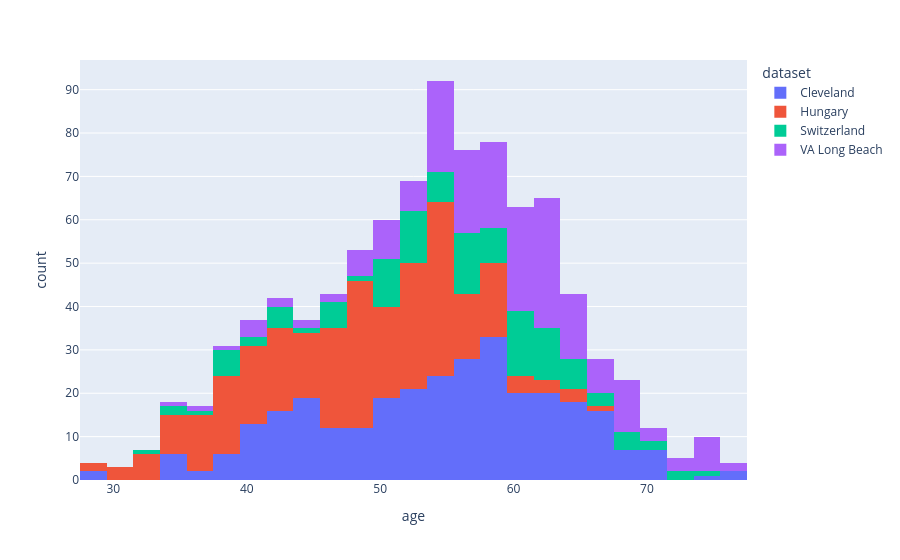

Write notebook code for a chart like this one.
### Code cell
# make a plot of age column by plotly and coloring this by daa set column
fig = px.histogram(df, x='age', color = 'dataset')
fig.show()

# print the mean median and mode of age column grouping by dataset column
df.groupby('dataset')['age'].agg(['mean', 'median', lambda x: x.mode()[0]]).rename(columns={'<lambda_0>': 'mode'})

### Figure 1 — Plotly figure (JSON) as saved in the notebook; plotly's stock layout.template omitted (floating-point values rounded to 4 significant figures; data arrays with more than 128 entries replaced by an {"elided": "..."} marker saying what was removed)
{"data": [{"bingroup": "x", "hovertemplate": "dataset=Cleveland<br>age=%{x}<br>count=%{y}<extra></extra>", "legendgroup": "Cleveland", "marker": {"color": "#636efa", "pattern": {"shape": ""}}, "name": "Cleveland", "orientation": "v", "showlegend": true, "type": "histogram", "x": {"elided": "304 int values"}, "xaxis": "x", "yaxis": "y"}, {"bingroup": "x", "hovertemplate": "dataset=Hungary<br>age=%{x}<br>count=%{y}<extra></extra>", "legendgroup": "Hungary", "marker": {"color": "#EF553B", "pattern": {"shape": ""}}, "name": "Hungary", "orientation": "v", "showlegend": true, "type": "histogram", "x": {"elided": "293 int values"}, "xaxis": "x", "yaxis": "y"}, {"bingroup": "x", "hovertemplate": "dataset=Switzerland<br>age=%{x}<br>count=%{y}<extra></extra>", "legendgroup": "Switzerland", "marker": {"color": "#00cc96", "pattern": {"shape": ""}}, "name": "Switzerland", "orientation": "v", "showlegend": true, "type": "histogram", "x": [32, 34, 35, 36, 38, 38, 38, 38, 38, 38, 40, 41, 42, 42, 43, 43, 43, 45, 46, 46, 47, 47, 47, 47, 48, 50, 50, 50, 50, 51, 51, 51, 51, 51, 51, 51, 52, 52, 52, 52, 53, 53, 53, 53, 53, 53, 53, 53, 54, 54, 54, 55, 55, 55, 55, 56, 56, 56, 56, 56, 56, 56, 56, 57, 57, 57, 57, 57, 57, 58, 58, 58, 59, 59, 59, 59, 59, 60, 60, 60, 60, 60, 60, 61, 61, 61, 61, 61, 61, 61, 61, 61, 62, 62, 62, 62, 62, 62, 62, 63, 63, 63, 63, 63, 64, 64, 64, 65, 65, 65, 65, 66, 66, 67, 68, 68, 69, 69, 70, 70, 72, 73, 74], "xaxis": "x", "yaxis": "y"}, {"bingroup": "x", "hovertemplate": "dataset=VA Long Beach<br>age=%{x}<br>count=%{y}<extra></extra>", "legendgroup": "VA Long Beach", "marker": {"color": "#ab63fa", "pattern": {"shape": ""}}, "name": "VA Long Beach", "orientation": "v", "showlegend": true, "type": "histogram", "x": {"elided": "200 int values"}, "xaxis": "x", "yaxis": "y"}], "layout": {"barmode": "relative", "legend": {"title": {"text": "dataset"}, "tracegroupgap": 0}, "margin": {"t": 60}, "xaxis": {"anchor": "y", "domain": [0, 1], "title": {"text": "age"}}, "yaxis": {"anchor": "x", "domain": [0, 1], "title": {"text": "count"}}}}
